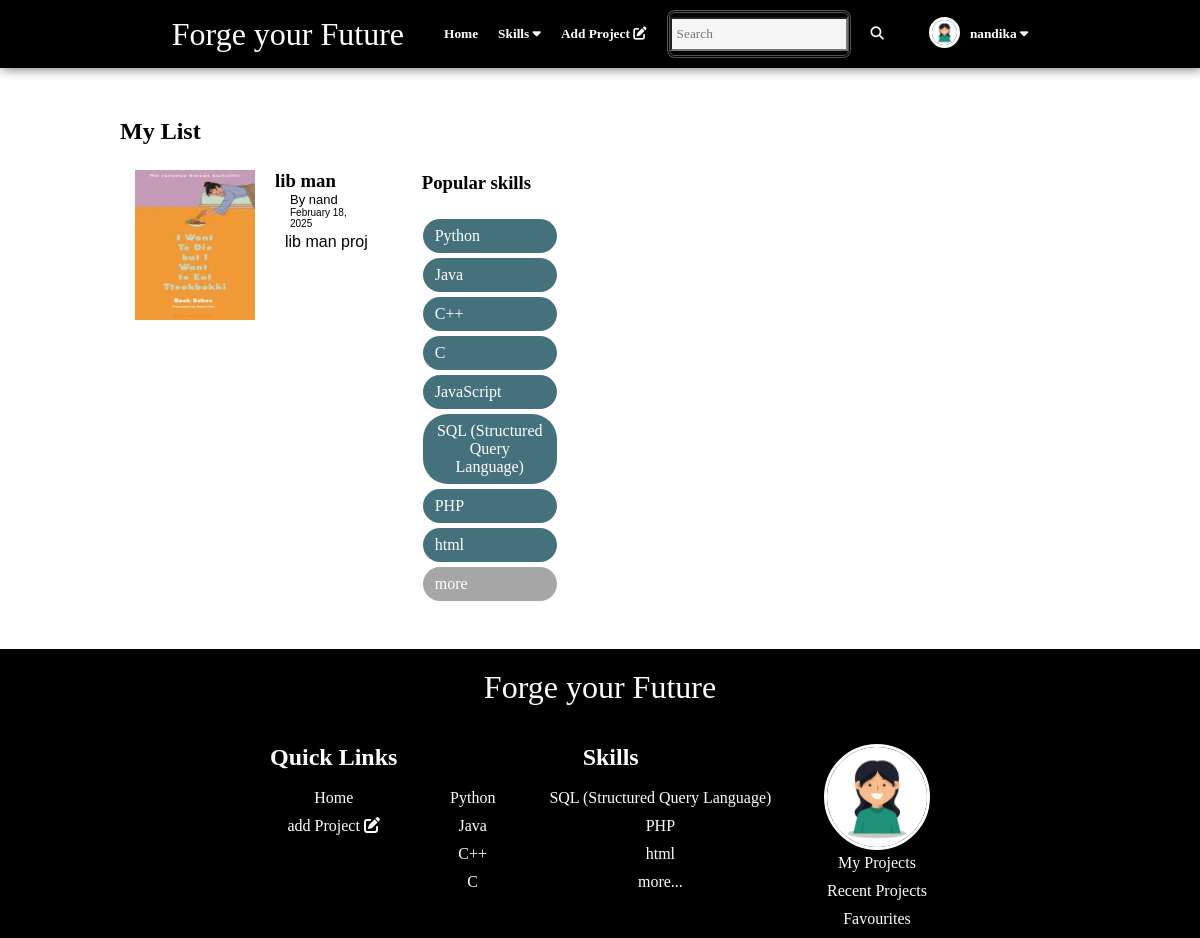
The page /profile/my_list/ (signed in) on the database its author committed.
### fyf_app/models.py (models this page shows, shortened)
class Profile(models.Model):
    user = models.OneToOneField(User, on_delete=models.CASCADE)
    profile_id = models.AutoField(primary_key=True)
    pen_name = models.CharField(max_length=250)
    profile_photo = models.ImageField(upload_to='profile_photo/')
    bio = models.TextField()

class Projects(models.Model):
    project_id = models.AutoField(primary_key=True)
    author = models.ForeignKey(User, on_delete=models.CASCADE)
    title = models.CharField(max_length=255)
    skill_id = models.ManyToManyField(Skill)
    description = models.TextField()
    cover_image = models.ImageField(upload_to='projects/covers/')
    content_url = models.FileField(upload_to='projects/pdfs/')
    created_at = models.DateTimeField(auto_now_add=True)
    updated_at = models.DateTimeField(auto_now=True)

class Skill(models.Model):
    skill_id = models.AutoField(primary_key=True)
    name = models.CharField(max_length=255)
    description = models.TextField()

### fyf_app/views.py (the view)
# urls.py: path('profile/my_list/', my_projects, name='my_list'),
def my_projects(request):
    username = request.user.username
    user_details = User.objects.get(username=username)
    profile_details = Profile.objects.get(user=user_details.id)
    skills = Skill.objects.all
    projects = Projects.objects.filter(author=user_details.id).order_by('title')
    context = { 'User': user_details, 'Profile': profile_details, 'Skills': skills, 'Projects':projects, 'Flag':1 }
    return render(request, 'profile/profile_pages.html', context)

### fyf_app/templates/profile/profile_pages.html (shortened to what this page needs)
{% extends 'base.html' %}
{% load static %}
    {% block content %}
        {% if Projects|length == 0 %}
            <div class="wrap" style="display: block;">
                {% if Flag == 1 %}
                    <h2>My List</h2>
                    <div class="project">
                        <p>You have not added any Projects yet.</p>
                    </div>
                {% elif Flag == 2 %}
                    <h2>Read-list</h2>
                    <div class="project">
                        <p>You have not visited any Projects yet.</p>
                    </div>
                {% else %}
                    <h2>Liked Projects</h2>
                    <div class="project">
                        <p>You have not liked any Projects yet.</p>
                    </div>
                {% endif %}
                <div class="side-nav">
                    <br>
                    <h3 class="title">Other Popular skills</h3>
                    {% for skill in Skills %}
                        {% if forloop.counter <= 10 %}
                            <a class="skill" href="{% url 'skill_projects' skill_name=skill.name %}">{{ skill.name }}</a>
                        {% endif %}
                    {% endfor %}
                    <a class="skill" href="{% url 'skills' %}" style="background-color: #00000059; color: white;">more</a>
                </div>
            </div>
        {% else %}
            <div class="wrap">
                <div class="skill-projects">
                    {% if Flag == 1 %}
                        <h2>My List</h2>
                    {% elif Flag == 2 %}
                        <h2>Read-list</h2>
                    {% else %}
                        <h2>Liked Projects</h2>
                    {% endif %}
                    <div class="projects-list">
                        {% for project in Projects %}
                            <a class="project" href="{% url 'project_details' project_id=project.project_id %}">
                                <div class="cover">
                                    <img src="{{ project.cover_image.url }}" alt="Book Cover">
                                </div>
                                <div class="details">
                                    <h3>{{ project.title }}</h3>
                                    <p class="author">By {{ project.author.profile.pen_name }}</p>
                                    <p class="date">{{ project.created_at|date:"F d, Y" }}</p>
                                    {% if project.description|length < 150 %}
                                        <p>{{ project.description }}</p>
                                    {% else %}
                                        <p>
                                            {{ project.description|slice:":150" }}
                                            <strong>See more...</strong>
                                        </p>
                                    {% endif %}
                                </div>
                            </a>
                        {% endfor %}
                    </div>
                </div>
                <div class="side-nav">
                    <br><br><br>
                    <h3 class="title">Popular skills</h3>
                    {% for skill in Skills %}
                        {% if forloop.counter <= 10 %}
                            <a class="skill" href="{% url 'skill_projects' skill_name=skill.name %}">{{ skill.name }}</a>
                        {% endif %}
                    {% endfor %}
                    <a class="skill" href="{% url 'skills' %}" style="background-color: #00000059; color: white;">more</a>
                </div>
            </div>
        {% endif %}
        {% block styles %}
            <link rel="stylesheet" href="{% static 'css/projects.css' %}">
        {% endblock %}
    {% endblock %}

### fyf_app/templates/base.html (shortened to what this page needs)
{% load static %}
<!DOCTYPE html>
<html lang="en">
<head>
    <link rel="stylesheet" href="{% static 'css/stylesheet.css' %}">
</head>
<body>
    <div id="header">
        <div class="navbar">
            <button class="nav-button"><p class="head-title">Forge your Future</p></button>
            <button class="nav-button">
                <button><a href="{% url 'home' %}">Home</a></button>
                <div class="dropdown">
                    <button class="dropbtn">
                        Skills <i class="fa-solid fa-caret-down" style="color: inherit;"></i>
                    </button>
                </div>
            </button>
            <button><a href="{% url 'create_project' %}">Add Project <i class="fa-solid fa-pen-to-square" style="color: inherit;"></i></a></button>
            <button class="search">
                <form action="{% url 'search' %}" method="GET">
                    <input type="text" name="q" placeholder="Search" autocomplete="off" style="height: 30px; margin: 0; padding: 0 5px; background-color: whitesmoke;">
                    <button type="submit"><i class="fa-solid fa-magnifying-glass" style="color: inherit; padding: 0 5px 0 0;"></i></button>
                </form>
            </button>
            <button class="nav-button">
                <button style="border-radius: 50%; margin-right: 0;">
                    {% if user.is_authenticated %}
                        {% if Profile.profile_photo %}
                            <img src="{{ Profile.profile_photo.url }}" alt="{{ Profile.pen_name }}" style="height: 25px; border-radius: 50%; border-style: solid;">
                        {% else %}
                            <img src="../media/user.png" alt="{{ Profile.pen_name }}" style="height: 25px; border-radius: 50%; border-style: solid;">
                        {% endif %}
                    {% else %}
                        <button><a href="./registration/login.html">Login</a></button>
                    {% endif %}
                </button>
                <div class="dropdown">
                    <button class="dropbtn">
                        {{ User.username }} <i class="fa-solid fa-caret-down" style="color: inherit"></i>
                    </button>
                </div>
            </button>
        </div>
    </div>
    <div id="content">
        {% block content %}{% endblock %}
    </div>
    <div id="footer">
        <br>
        <footer>
            <p class="head-title" style="padding: 20px;">Forge your Future</p>
            <br>
            <div class="footer-content">
                <div class="col-1">
                    <h2>Quick Links</h2>
                    <br>
                    <a href="{% url 'home' %}">Home</a>
                    <a href="{% url 'create_project' %}">add Project <i class="fa-solid fa-pen-to-square" style="color: inherit;"></i></a>
                </div>
                <div class="col-2">
                    <h2>Skills</h2>
                    <br>
                    <div class="col-a">
                        {% for skill in Skills %}
                            {% if forloop.counter <= 4 %}
                                <a href="{% url 'skill_projects' skill_name=skill.name %}">{{ skill.name }}</a>
                            {% endif %}
                        {% endfor %}
                    </div>
                    <div class="col-b">
                        {% for skill in Skills %}
                            {% if forloop.counter > 5 and forloop.counter <= 9 %}
                                <a href="{% url 'skill_projects' skill_name=skill.name %}">{{ skill.name }}</a>
                            {% endif %}
                        {% endfor %}
                        <a href="{% url 'skills' %}">more...</a>
                    </div>
                </div>
                <div class="col-3">
                    <img src="{{ Profile.profile_photo.url }}" alt="{{ Profile.pen_name }}" style="height: 100px; border-radius: 50%; border-style: solid;">
                    <a href="{% url 'my_list'%}">My Projects</a>
                    <a href="{% url 'read_list'%}">Recent Projects</a>
                    <a href="{% url 'liked_projects'%}">Favourites</a>
                </div>
            </div>
        </footer>
    </div>
</body>
</html>

### fyf_app/static/css/stylesheet.css (style rules this page uses)
* { margin: 0; padding: 0; font-family:'Lucida Sans'; }
a { color: inherit; text-decoration: none; }
.head-title { font-weight: 500; font-size: xx-large; font-family: 'Brush Script MT', cursive; }
.navbar { display: flex; color: white; background-color: black; justify-content: center; box-shadow: 2px 2px 10px #888888; }
.navbar button { border: none; margin: 10px; color: inherit; font-weight: bold; background-color: inherit; }
.navbar button a { padding: 20px 0; }
.navbar .search { border-style: double; border-radius: 8px; border-color: #93939391;; }
@media only screen and (min-width: 750px) { .navbar .search { display: block; } }
.dropdown { float: left; overflow: hidden; }
.dropdown .dropbtn { color: inherit; padding: 16px 0; background-color: inherit; }
footer { color: white; padding: 0 20%; text-align: center; background-color: black; }
footer .footer-content { display: flex; justify-content: center; }
@media only screen and (min-width: 900px) { footer .footer-content { display: flex; } }
footer h2 { font-family: cursive; }
footer div { display: block; padding: 0 2% ; }
footer div a { list-style: none; display: list-item; padding-bottom: 10px; }
footer .col-2 .col-a, footer .col-2 .col-b { padding: 0 25px; list-style: none; display: inline-block; }

### fyf_app/static/css/projects.css (style rules this page uses)
.wrap { display: inline-flex; padding: 25px 0 0 10%; margin: 25px 0; }
.projects-list { margin: 15px 0; display: list-item; list-style: none; }
.project { width: 90%; display: flex; padding: 10px 15px; font-family:'Gill Sans'; }
.project .cover img { height: 150px; width: 120px; }
.project .details { width: 75%; margin: 0 20px; }
.skill { color: white; max-width: 110px; padding: 5px 10px; font-size: medium; text-align: center; border-radius: 25px; display: flex; background-color: #21614f; }
.project .details .author { font-size: small; padding: 0 15px; }
.project .details .date { padding: 0 15px; font-size: x-small; }
.project .details p { padding: 4px 10px; font-family:'Gill Sans', Calibri, 'Trebuchet MS', sans-serif; }
.side-nav { display: block; }
.side-nav .title { margin-bottom: 25px; }
.side-nav a { margin: 5px 1px; padding: 8px 12px; background-color: #396974f0; }

### rows shown on the page
Profile: profile_photo (picture)
Projects: cover_image (picture), title "lib man", author.profile.pen_name "nand", created_at "February 18, 2025", description "lib man proj"
Skill: name "Python"
Skill: name "Java"
Skill: name "C++"
Skill: name "C"
Skill: name "JavaScript"
Skill: name "SQL (Structured Query Language)"
Skill: name "PHP"
Skill: name "html"

### other values the page prints
{{ User.username }} "nandika"
